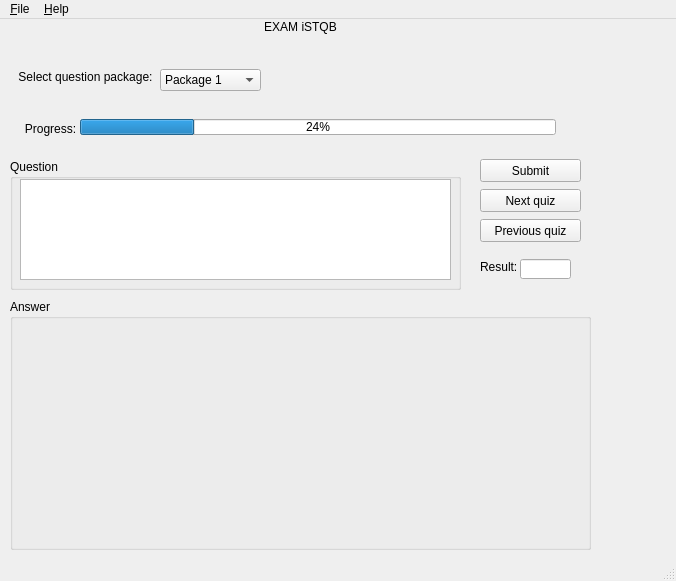
<?xml version="1.0" encoding="UTF-8"?>
<ui version="4.0">
 <class>MainWindow</class>
 <widget class="QMainWindow" name="MainWindow">
  <property name="geometry">
   <rect>
    <x>0</x>
    <y>0</y>
    <width>676</width>
    <height>581</height>
   </rect>
  </property>
  <property name="windowTitle">
   <string>Exam iSTQB</string>
  </property>
  <widget class="QWidget" name="centralwidget">
   <widget class="QPushButton" name="btnSubmit">
    <property name="geometry">
     <rect>
      <x>480</x>
      <y>140</y>
      <width>101</width>
      <height>23</height>
     </rect>
    </property>
    <property name="text">
     <string>Submit</string>
    </property>
   </widget>
   <widget class="QLabel" name="label_5">
    <property name="geometry">
     <rect>
      <x>480</x>
      <y>240</y>
      <width>41</width>
      <height>16</height>
     </rect>
    </property>
    <property name="text">
     <string>Result:</string>
    </property>
   </widget>
   <widget class="QLineEdit" name="txtResult">
    <property name="geometry">
     <rect>
      <x>520</x>
      <y>240</y>
      <width>51</width>
      <height>20</height>
     </rect>
    </property>
   </widget>
   <widget class="QPushButton" name="btnNext">
    <property name="geometry">
     <rect>
      <x>480</x>
      <y>170</y>
      <width>101</width>
      <height>23</height>
     </rect>
    </property>
    <property name="text">
     <string>Next quiz</string>
    </property>
   </widget>
   <widget class="QPushButton" name="btnPrevious">
    <property name="geometry">
     <rect>
      <x>480</x>
      <y>200</y>
      <width>101</width>
      <height>23</height>
     </rect>
    </property>
    <property name="text">
     <string>Previous quiz</string>
    </property>
   </widget>
   <widget class="QLabel" name="label">
    <property name="geometry">
     <rect>
      <x>200</x>
      <y>0</y>
      <width>201</width>
      <height>16</height>
     </rect>
    </property>
    <property name="text">
     <string>EXAM iSTQB</string>
    </property>
    <property name="alignment">
     <set>Qt::AlignCenter</set>
    </property>
   </widget>
   <widget class="QProgressBar" name="progress">
    <property name="geometry">
     <rect>
      <x>80</x>
      <y>100</y>
      <width>476</width>
      <height>16</height>
     </rect>
    </property>
    <property name="value">
     <number>24</number>
    </property>
   </widget>
   <widget class="QGroupBox" name="groupBox">
    <property name="geometry">
     <rect>
      <x>10</x>
      <y>140</y>
      <width>451</width>
      <height>131</height>
     </rect>
    </property>
    <property name="title">
     <string>Question</string>
    </property>
    <widget class="QTextBrowser" name="txtQuestion">
     <property name="geometry">
      <rect>
       <x>10</x>
       <y>20</y>
       <width>431</width>
       <height>101</height>
      </rect>
     </property>
    </widget>
   </widget>
   <widget class="QGroupBox" name="gbAnswer">
    <property name="geometry">
     <rect>
      <x>10</x>
      <y>280</y>
      <width>581</width>
      <height>251</height>
     </rect>
    </property>
    <property name="title">
     <string>Answer</string>
    </property>
   </widget>
   <widget class="QComboBox" name="cbSelectQuizPackage">
    <property name="geometry">
     <rect>
      <x>160</x>
      <y>50</y>
      <width>101</width>
      <height>22</height>
     </rect>
    </property>
    <property name="currentText">
     <string>Package 1</string>
    </property>
    <item>
     <property name="text">
      <string>Package 1</string>
     </property>
    </item>
    <item>
     <property name="text">
      <string>Package 2</string>
     </property>
    </item>
    <item>
     <property name="text">
      <string>Package 3</string>
     </property>
    </item>
   </widget>
   <widget class="QLabel" name="label_2">
    <property name="geometry">
     <rect>
      <x>10</x>
      <y>50</y>
      <width>151</width>
      <height>16</height>
     </rect>
    </property>
    <property name="text">
     <string>Select question package:</string>
    </property>
    <property name="alignment">
     <set>Qt::AlignCenter</set>
    </property>
   </widget>
   <widget class="QLabel" name="label_3">
    <property name="geometry">
     <rect>
      <x>20</x>
      <y>100</y>
      <width>61</width>
      <height>20</height>
     </rect>
    </property>
    <property name="text">
     <string>Progress:</string>
    </property>
    <property name="alignment">
     <set>Qt::AlignCenter</set>
    </property>
   </widget>
  </widget>
  <widget class="QMenuBar" name="menubar">
   <property name="geometry">
    <rect>
     <x>0</x>
     <y>0</y>
     <width>676</width>
     <height>21</height>
    </rect>
   </property>
   <widget class="QMenu" name="menu_File">
    <property name="title">
     <string>&amp;File</string>
    </property>
    <addaction name="action_Open"/>
    <addaction name="action_Save_result"/>
    <addaction name="separator"/>
    <addaction name="action_Exit"/>
   </widget>
   <widget class="QMenu" name="menu_Help">
    <property name="title">
     <string>&amp;Help</string>
    </property>
    <addaction name="action_About"/>
   </widget>
   <addaction name="menu_File"/>
   <addaction name="menu_Help"/>
  </widget>
  <widget class="QStatusBar" name="statusbar"/>
  <action name="action_Open">
   <property name="text">
    <string>&amp;Open</string>
   </property>
  </action>
  <action name="action_Save_result">
   <property name="text">
    <string>&amp;Save result</string>
   </property>
  </action>
  <action name="action_Exit">
   <property name="text">
    <string>&amp;Exit</string>
   </property>
  </action>
  <action name="action_About">
   <property name="text">
    <string>&amp;About</string>
   </property>
  </action>
 </widget>
 <resources/>
 <connections/>
</ui>
